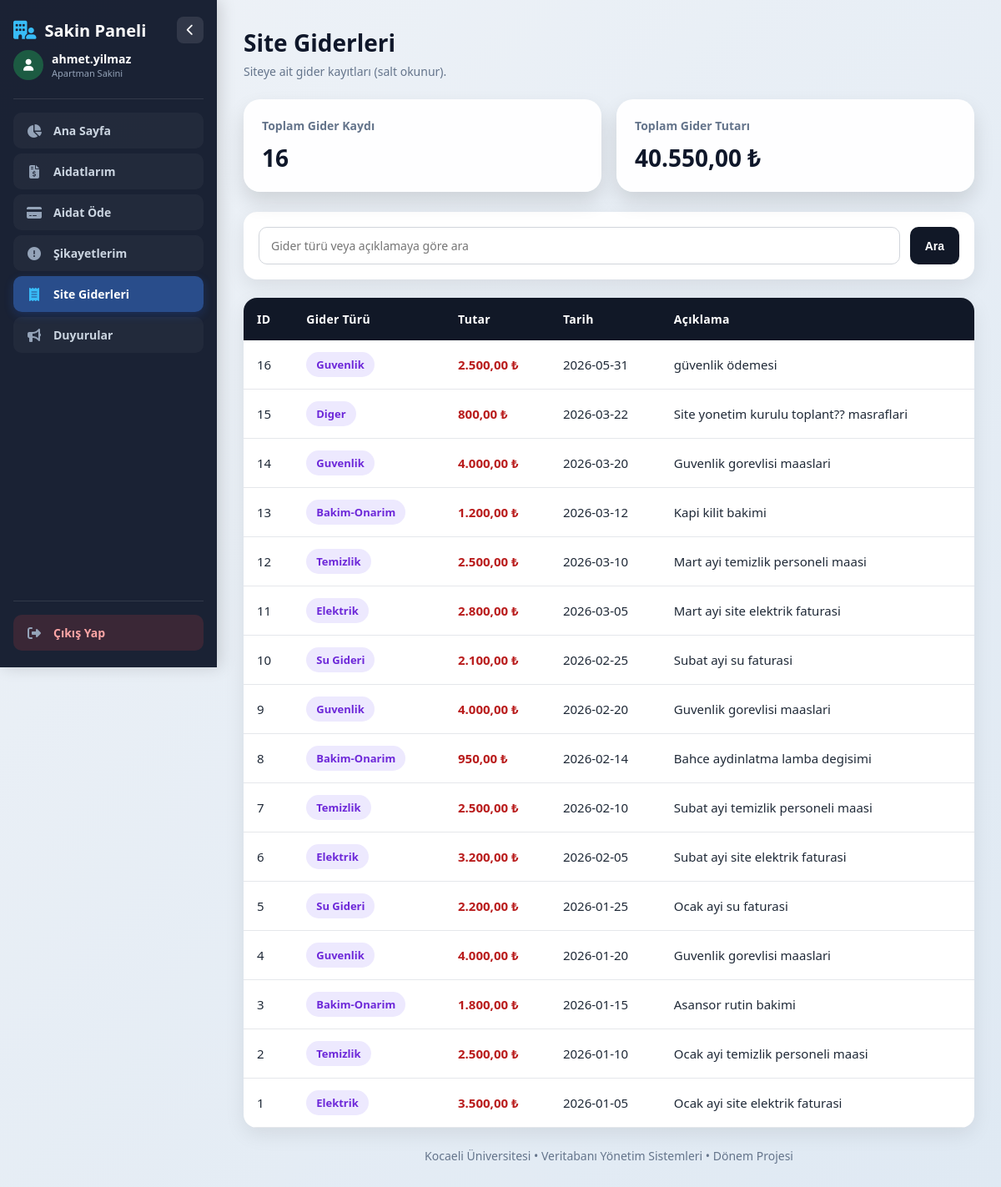
Screenshot of /resident/expenses.php (signed in) with the database file from the repository.
### tables this page shows
CREATE TABLE `expenses` (
  `expense_id` int(11) NOT NULL,
  `expense_type` varchar(100) NOT NULL,
  `amount` decimal(10,2) NOT NULL,
  `expense_date` date NOT NULL,
  `description` text DEFAULT NULL,
  `created_at` timestamp NOT NULL DEFAULT current_timestamp()
);

### includes/functions.php (called while the page is built, shortened)
<?php
function formatMoney($amount) {
    return number_format($amount, 2, ',', '.') . ' ₺';
}

### resident/expenses.php (the view, shortened to what this page needs)
<?php
require_once "../includes/functions.php";
require_once "../includes/auth.php";
$search = isset($_GET['search']) ? trim($_GET['search']) : "";
$sql = "SELECT
            expense_id,
            expense_type,
            amount,
            expense_date,
            description
        FROM expenses
        WHERE 1=1";
$params = [];
$sql .= " ORDER BY expense_date DESC, expense_id DESC";
$stmt = $conn->prepare($sql);
$stmt->execute($params);
$expenses = $stmt->fetchAll(PDO::FETCH_ASSOC);
$totalExpenseCount = count($expenses);
$totalExpenseAmount = 0;
foreach($expenses as $expense){
    $totalExpenseAmount += $expense['amount'];
}
require_once "../includes/header_resident.php";
?>
        <div class="top-bar">
            <div>
                <h1>Site Giderleri</h1>
                <p>Siteye ait gider kayıtları (salt okunur).</p>
            </div>
        </div>
        <div class="cards">
            <div class="card">
                <h3>Toplam Gider Kaydı</h3>
                <p><?php echo $totalExpenseCount; ?></p>
            </div>
            <div class="card">
                <h3>Toplam Gider Tutarı</h3>
                <p><?php echo formatMoney($totalExpenseAmount); ?></p>
            </div>
        </div>
        <div class="filter-box">
            <form class="filter-form" method="GET" style="grid-template-columns: 1fr auto;">
                <input type="text" name="search" placeholder="Gider türü veya açıklamaya göre ara" value="<?php echo htmlspecialchars($search); ?>">
                <button type="submit" class="btn btn-dark">Ara</button>
            </form>
        </div>
        <?php if(count($expenses) > 0): ?>
            <div class="table-box">
                <table>
                    <tr>
                        <th>ID</th>
                        <th>Gider Türü</th>
                        <th>Tutar</th>
                        <th>Tarih</th>
                        <th>Açıklama</th>
                    </tr>
                    <?php foreach($expenses as $expense): ?>
                    <tr>
                        <td><?php echo $expense['expense_id']; ?></td>
                        <td><span class="type-badge"><?php echo $expense['expense_type']; ?></span></td>
                        <td class="amount-expense"><?php echo formatMoney($expense['amount']); ?></td>
                        <td><?php echo $expense['expense_date']; ?></td>
                        <td class="desc"><?php echo $expense['description']; ?></td>
                    </tr>
                    <?php endforeach; ?>
                </table>
            </div>
        <?php else: ?>
            <div class="empty-box">Gider kaydı bulunmamaktadır.</div>
        <?php endif; ?>
<?php require_once "../includes/footer_resident.php"; ?>

### assets/css/style.css (style rules this page uses)
* { box-sizing: border-box; margin: 0; padding: 0; }
body { font-family: 'Segoe UI', Tahoma, Geneva, Verdana, sans-serif; background: linear-gradient(135deg, #eef2f7, #dfe9f3); min-height: 100vh; color: #1f2937; }
.top-bar { display: flex; justify-content: space-between; align-items: center; margin-bottom: 24px; flex-wrap: wrap; gap: 12px; }
.top-bar h1 { margin: 0; font-size: 28px; color: #0f172a; }
.top-bar p { margin-top: 6px; color: #64748b; font-size: 14px; }
.btn { display: inline-flex; align-items: center; gap: 6px; text-decoration: none; background: #2563eb; color: white; padding: 10px 18px; border-radius: 10px; font-weight: bold; transition: 0.3s; border: none; cursor: pointer; font-size: 14px; }
.btn-dark { background: #111827; }
.cards { display: grid; grid-template-columns: repeat(auto-fit, minmax(220px, 1fr)); gap: 18px; margin-bottom: 24px; }
.stat-card, .card { background: rgba(255,255,255,0.96); border-radius: 20px; padding: 22px; box-shadow: 0 12px 24px rgba(0,0,0,0.12); transition: 0.3s; }
.stat-card h3, .card h3 { font-size: 14px; color: #64748b; margin-bottom: 10px; }
.stat-card p, .card p { font-size: 28px; font-weight: bold; color: #0f172a; }
.table-box { background: white; border-radius: 16px; overflow: hidden; box-shadow: 0 8px 24px rgba(0,0,0,0.08); }
table { width: 100%; border-collapse: collapse; }
th { background: #111827; color: white; padding: 16px; text-align: left; font-size: 14px; letter-spacing: 0.3px; }
td { padding: 14px 16px; border-bottom: 1px solid #e5e7eb; font-size: 15px; }
.type-badge { display: inline-block; padding: 6px 12px; border-radius: 999px; font-size: 13px; font-weight: bold; background: #ede9fe; color: #6d28d9; }
.amount-expense { font-weight: bold; color: #b91c1c; white-space: nowrap; }
input[type="text"], input[type="number"], input[type="date"], input[type="email"], select, textarea { width: 100%; padding: 14px; border: 1px solid #d1d5db; border-radius: 12px; font-size: 15px; outline: none; font-family: inherit; }
.filter-box { background: white; border-radius: 16px; padding: 18px; box-shadow: 0 8px 24px rgba(0,0,0,0.08); margin-bottom: 22px; }
.filter-form { display: grid; grid-template-columns: 2fr 1fr auto; gap: 12px; }
.filter-form input, .filter-form select { padding: 12px 14px; border: 1px solid #d1d5db; border-radius: 10px; font-size: 14px; }

### rows the page displays
expenses: expense_id "16", expense_type "Guvenlik", amount "2.500,00 ₺", expense_date "2026-05-31", description "güvenlik ödemesi"
expenses: expense_id "15", expense_type "Diger", amount "800,00 ₺", expense_date "2026-03-22", description "Site yonetim kurulu toplant?? masraflari"
expenses: expense_id "14", expense_type "Guvenlik", amount "4.000,00 ₺", expense_date "2026-03-20", description "Guvenlik gorevlisi maaslari"
expenses: expense_id "13", expense_type "Bakim-Onarim", amount "1.200,00 ₺", expense_date "2026-03-12", description "Kapi kilit bakimi"
expenses: expense_id "12", expense_type "Temizlik", amount "2.500,00 ₺", expense_date "2026-03-10", description "Mart ayi temizlik personeli maasi"
expenses: expense_id "11", expense_type "Elektrik", amount "2.800,00 ₺", expense_date "2026-03-05", description "Mart ayi site elektrik faturasi"
expenses: expense_id "10", expense_type "Su Gideri", amount "2.100,00 ₺", expense_date "2026-02-25", description "Subat ayi su faturasi"
expenses: expense_id "9", expense_type "Guvenlik", amount "4.000,00 ₺", expense_date "2026-02-20", description "Guvenlik gorevlisi maaslari"
expenses: expense_id "8", expense_type "Bakim-Onarim", amount "950,00 ₺", expense_date "2026-02-14", description "Bahce aydinlatma lamba degisimi"
expenses: expense_id "7", expense_type "Temizlik", amount "2.500,00 ₺", expense_date "2026-02-10", description "Subat ayi temizlik personeli maasi"
expenses: expense_id "6", expense_type "Elektrik", amount "3.200,00 ₺", expense_date "2026-02-05", description "Subat ayi site elektrik faturasi"
expenses: expense_id "5", expense_type "Su Gideri", amount "2.200,00 ₺", expense_date "2026-01-25", description "Ocak ayi su faturasi"
expenses: expense_id "4", expense_type "Guvenlik", amount "4.000,00 ₺", expense_date "2026-01-20", description "Guvenlik gorevlisi maaslari"
expenses: expense_id "3", expense_type "Bakim-Onarim", amount "1.800,00 ₺", expense_date "2026-01-15", description "Asansor rutin bakimi"
expenses: expense_id "2", expense_type "Temizlik", amount "2.500,00 ₺", expense_date "2026-01-10", description "Ocak ayi temizlik personeli maasi"
expenses: expense_id "1", expense_type "Elektrik", amount "3.500,00 ₺", expense_date "2026-01-05", description "Ocak ayi site elektrik faturasi"

### other values shown
$_SESSION['username'] "ahmet.yilmaz"
$totalExpenseCount "16"
formatMoney($totalExpenseAmount) "40.550,00 ₺"
